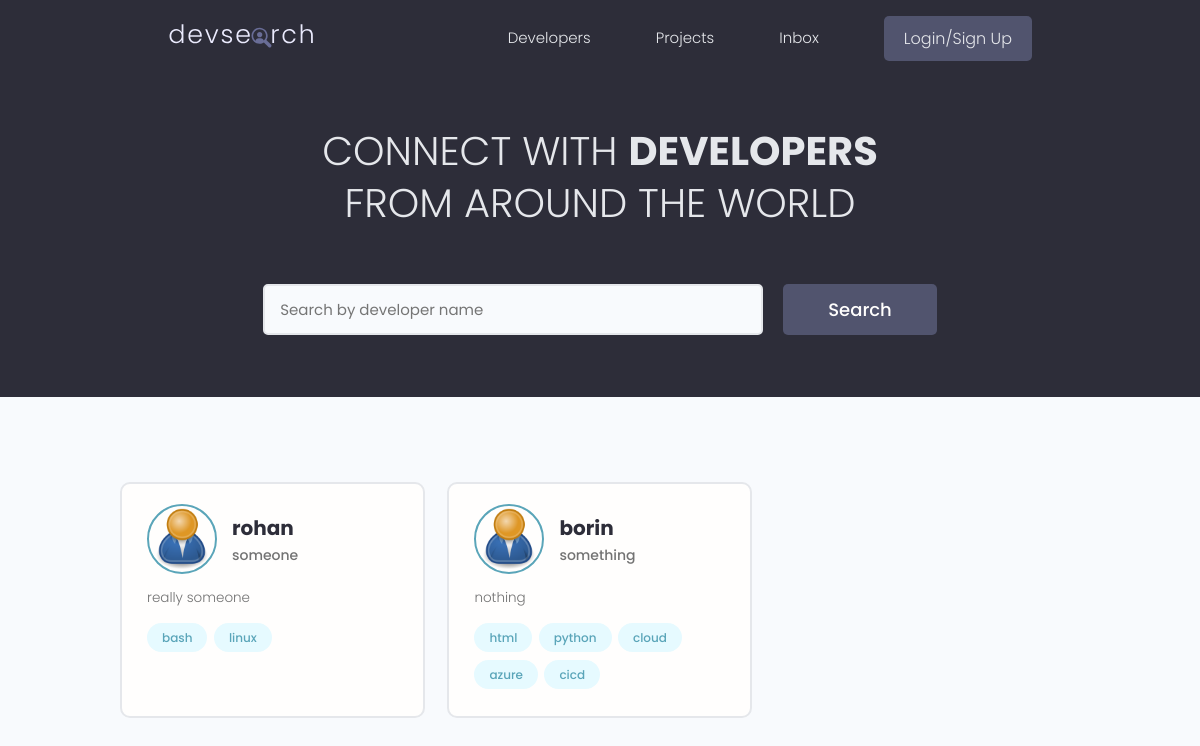
The app's page /, older data.
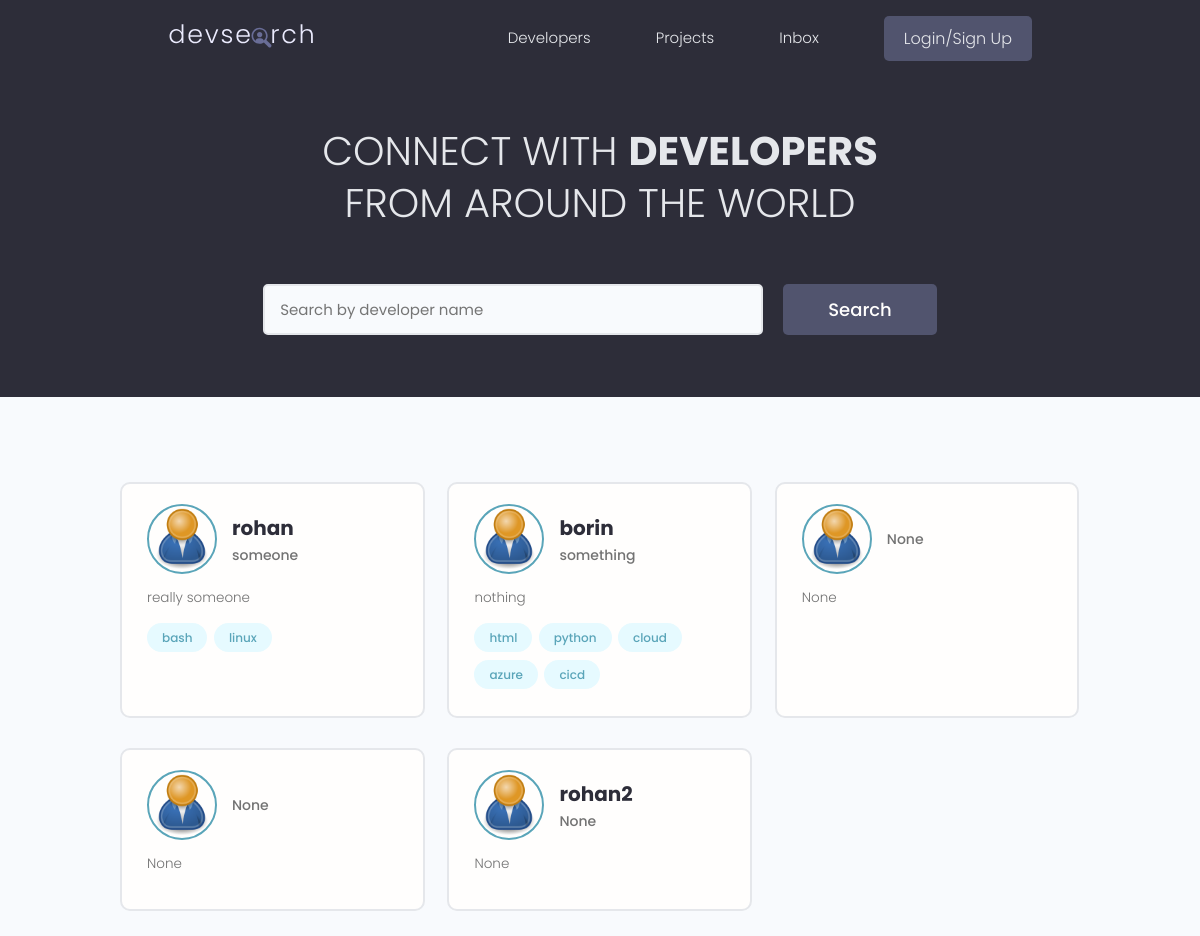
The same page, newer data.
### users/models.py (models this page shows, shortened)
class Profile(models.Model):
    user = models.OneToOneField(User,on_delete=models.CASCADE,null=True,blank=True)
    name = models.CharField(max_length=200,blank=True,null=True)
    username =  models.CharField(max_length=200,blank=True,null=True)
    email = models.EmailField(max_length=500,blank=True,null=True)
    location = models.CharField(max_length=200,blank=True,null=True)
    short_intro = models.CharField(max_length=200,blank=True,null=True)
    bio = models.TextField(blank=True,null=True)
    profile_image = models.ImageField(blank=True,null=True,upload_to='profiles/',default='profiles/user-default.png')
    social_github = models.CharField(max_length=200,blank=True,null=True)
    social_twitter = models.CharField(max_length=200,blank=True,null=True)
    social_linkedin = models.CharField(max_length=200,blank=True,null=True)
    social_youtube = models.CharField(max_length=200,blank=True,null=True)
    social_website = models.CharField(max_length=200,blank=True,null=True)
    created = models.DateTimeField(auto_now_add=True)
    id = models.UUIDField( default = uuid.uuid4,unique = True,editable = False,primary_key = True)
    class Meta:
        ordering = ['created']

class Skill(models.Model):
    owner = models.ForeignKey(Profile,on_delete=models.CASCADE,null=True,blank=True)
    name = models.CharField(max_length=200,blank=True,null=True)
    description = models.TextField(null=True,blank=True)
    created = models.DateTimeField(auto_now_add=True)
    id = models.UUIDField( default = uuid.uuid4,unique = True,editable = False,primary_key = True)
    def __str__(self):
        return str(self.name)

### users/views.py (the view)
# urls.py: path('',views.profiles,name="profiles"),
def profiles(request):
    profiles = Profile.objects.all()
    context = {'profiles':profiles}
    return render(request,'users/profiles.html',context)

### users/templates/users/profiles.html (shortened to what this page needs)
{% extends "main.html" %}
{% block content %}
<main class="home">
    <section class="hero-section text-center">
      <div class="container container--narrow">
        <div class="hero-section__box">
          <h2>CONNECT WITH <span>DEVELOPERS</span></h2>
          <h2>FROM AROUND THE WORLD</h2>
        </div>
        <div class="hero-section__search">
          <form class="form" action="#" method="get">
            <div class="form__field">
              <input class="input input--text" id="formInput#search" type="text" name="text"
                placeholder="Search by developer name" />
            </div>
            <input class="btn btn--sub btn--lg" type="submit" value="Search" />
          </form>
        </div>
      </div>
    </section>
    <section class="devlist">
      <div class="container">
        <div class="grid grid--three">
        {% for profile in profiles  %}
          <div class="column card">
            <div class="dev">
              <a href="{% url 'user-profile' profile.id %}" class="card__body">
                <div class="dev__profile">
                  <img class="avatar avatar--md" src="{{profile.profile_image.url}}" alt="image" />
                  <div class="dev__meta">
                    <h3>{{profile.name}}</h3>
                    <h5>{{profile.short_intro}}</h5>
                  </div>
                </div>
                <p class="dev__info">{{profile.bio|slice:"150"}}</p>
                <div class="dev__skills">
                    {% for tag in profile.skill_set.all|slice:"5" %}
                    <span class="tag tag--pill tag--main">
                      <small>{{tag}}</small>
                    </span>
                    {% endfor %}
                </div>
              </a>
            </div>
          </div>
        {% endfor %}
        </div>
      </div>
    </section>
  </main>
{% endblock content %}

Row changes from the older to the newer data that the page shows:
added Profile: profile_image (placeholder picture), short_intro "None", bio "None"
added Profile: profile_image (placeholder picture), short_intro "None", bio "None"
added Profile: profile_image (placeholder picture), name "rohan2", short_intro "None", bio "None"
